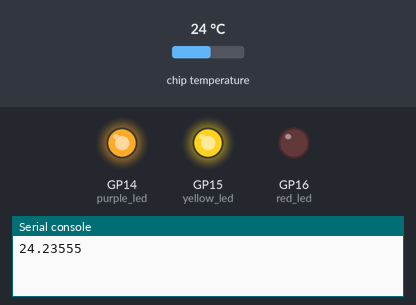
This program was run on a simulated Raspberry Pi Pico running MicroPython. Parts: output pins drawn as LEDs (lit = HIGH), the last lines printed to the serial console. Inputs (shaded band) come from the test bench; at power-on: chip temperature 24 °C.

Above: at 1.2 s.
1.3 s: chip temperature set to 20 °C
At 5.4 s:
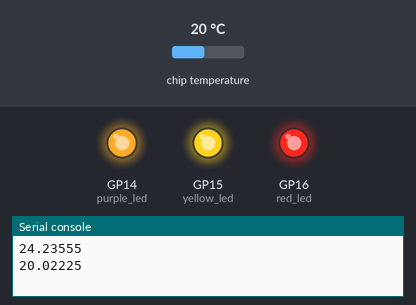
10.6 s: chip temperature set to 1 °C
At 12.8 s:
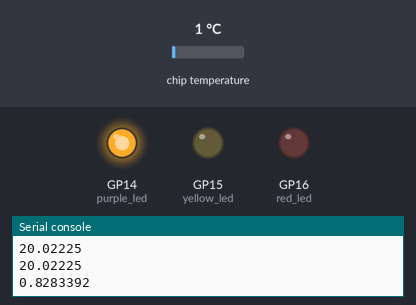
19.5 s: chip temperature set to 18 °C
24.5 s: chip temperature set to 21 °C
At 31.3 s:
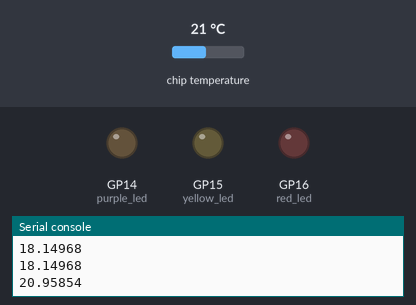
33.5 s: chip temperature set to 11 °C
At 37.1 s:
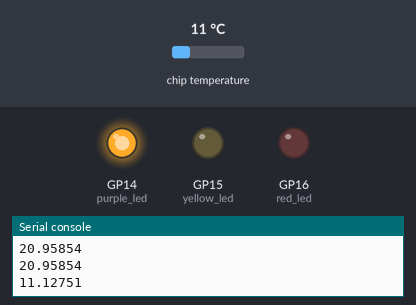
Timing chart, 0 to 43.5 s (numbered marks = the images above; inputs shaded):
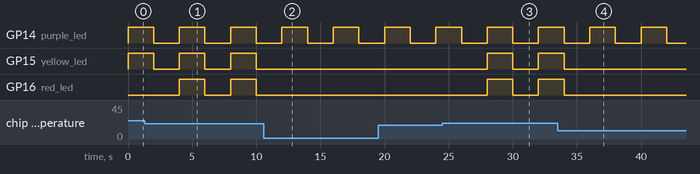

The program:

thermometer.py
```python
import machine,utime
#-----------------------------------------------
sensor_temp = machine.ADC(4)
yellow_led = machine.Pin(15,machine.Pin.OUT)
purple_led = machine.Pin(14,machine.Pin.OUT)
red_led = machine.Pin(16,machine.Pin.OUT)
#-----------------------------------------------
conversion_factor = 3.3 / (65535)
#-----------------------------------------------
while True:
    reading = sensor_temp.read_u16() * conversion_factor
    temperature = 27 - (reading - 0.706)/0.001721
    print(temperature)
    if temperature <= 20:
        purple_led.value(1)
        utime.sleep(2)
        purple_led.value(0)
        utime.sleep(2)
    elif 21 <= temperature <= 30:
        purple_led.value(1)
        yellow_led.value(1)
        utime.sleep(2)
        purple_led.value(0)
        yellow_led.value(0)
        utime.sleep(2)
    else:
        red_led.value(1)
        purple_led.value(1)
        yellow_led.value(1)
        utime.sleep(2)
        purple_led.value(0)
        yellow_led.value(0)
        red_led.value(0)
        utime.sleep(2)
#-----------------------------------------------
```

Measured:
- the behaviour switches between 22 and 21 °C on chip temperature (found by bisection; images 0 and 1)
- the behaviour switches between 19 and 20 °C on chip temperature (found by bisection; images 2 and 3)
- after the input at 1.3 s, GP16 (red_led): alternates HIGH for 2.0 s and LOW for 2.0 s, starting after 2.7 s
- after the input at 10.6 s, GP15 (yellow_led), GP16 (red_led): stops changing and stays LOW
- after the input at 24.5 s, GP15 (yellow_led), GP16 (red_led): LOW → HIGH after 3.5 s, → LOW 2.0 s later, → HIGH 2.0 s later
- after the input at 33.5 s, GP15 (yellow_led), GP16 (red_led): goes on until 34.0 s, then stays LOW
- by itself, GP14 (purple_led), GP15 (yellow_led): alternates HIGH for 2.0 s and LOW for 2.0 s
